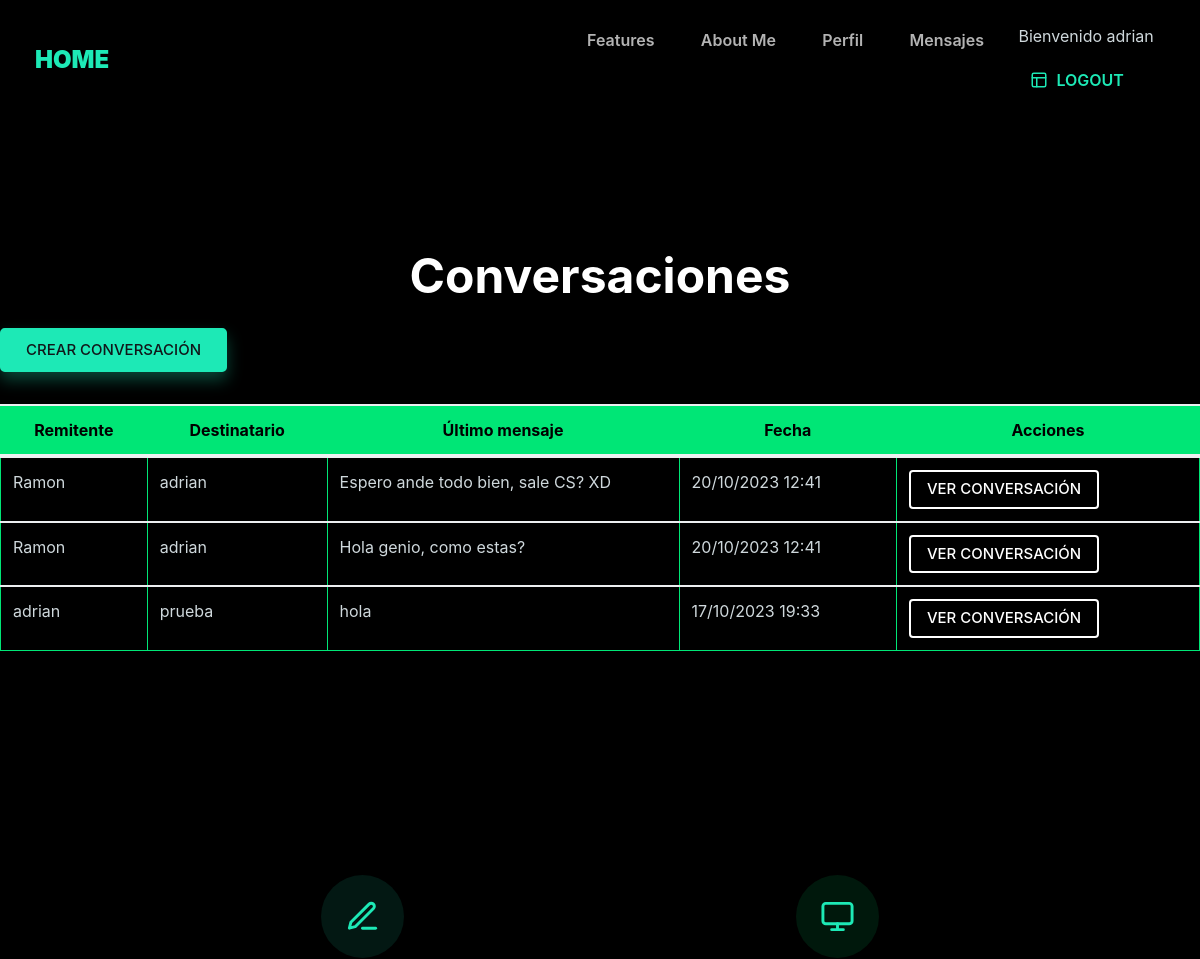
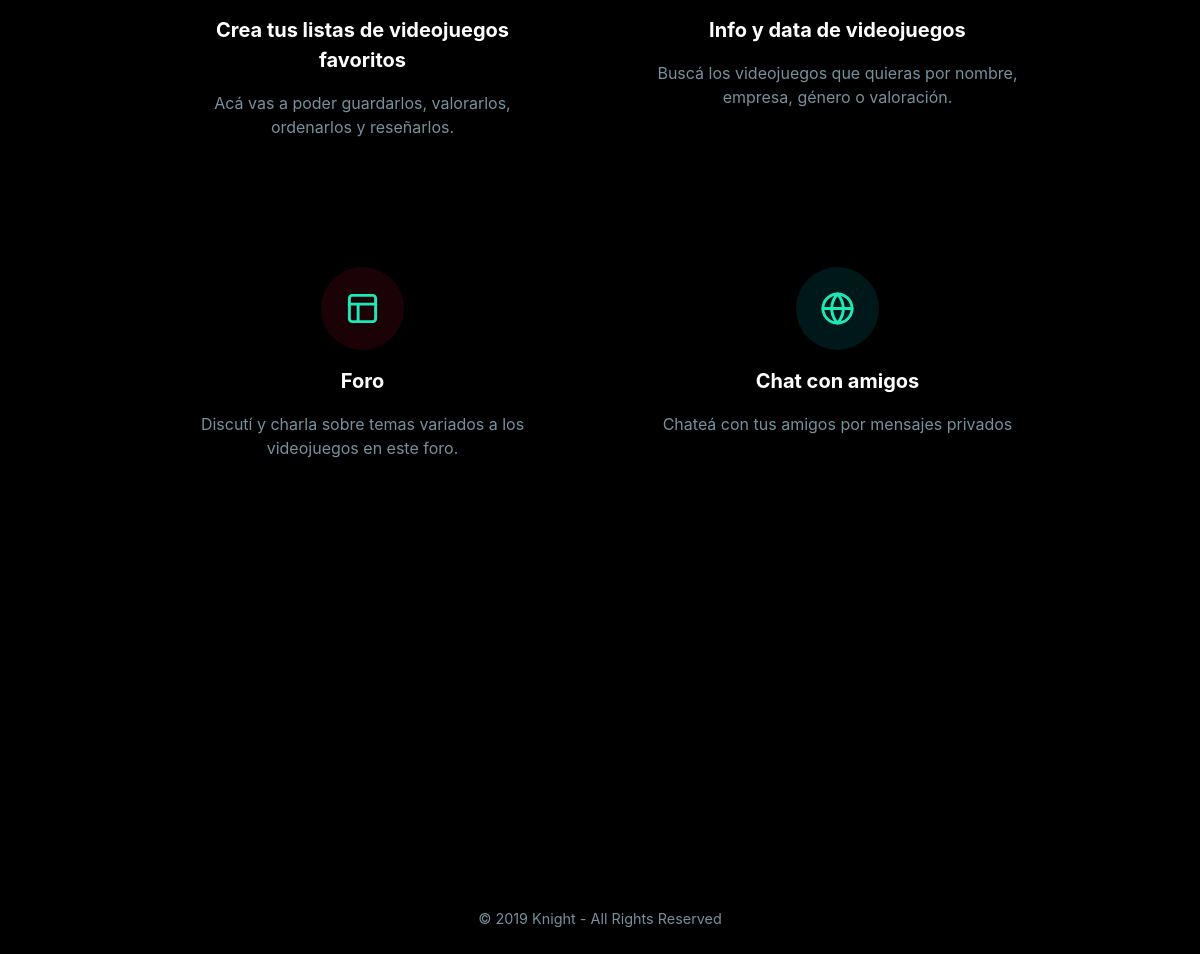
The page /inbox (signed in) on the database its author committed (2 pictures, top to bottom).
### AppMensajes/models.py (models this page shows, shortened)
class Mensajes(models.Model):
    remitente = models.ForeignKey(User, on_delete=models.CASCADE, related_name='mensajes_enviados')
    destinatario = models.ForeignKey(User, on_delete=models.CASCADE, related_name='mensajes_recibidos')
    mensaje = models.TextField()
    timestamp = models.DateTimeField(auto_now_add=True)

### AppMensajes/views.py (the view)
# urls.py: path('inbox', ConversacionListView.as_view(), name='Inbox'),
class ConversacionListView(LoginRequiredMixin, ListView):
    model = Mensajes
    context_object_name = 'conversaciones'
    template_name = 'conversacion_list.html'
    def get_queryset(self):
        return Mensajes.objects.filter(
            models.Q(remitente=self.request.user) | models.Q(destinatario=self.request.user)
        ).distinct().order_by('-timestamp')

### AppMensajes/templates/conversacion_list.html
{% extends 'base.html' %}
{% load static %}
{% block contenidoQCambia %}
<link rel="stylesheet" type="text/css" href="{% static 'conversacion_list.css' %}">
<h1>Conversaciones</h1>
  <a href="{% url 'AppMensajes:CrearConversacion' %}" class="btn btn-primary mb-3">Crear conversación</a>
  <table class="table">
    <thead>
      <tr>
        <th class="columna-remitente">Remitente</th>
        <th class="columna-destinatario">Destinatario</th>
        <th class="columna-ultimomensaje">Último mensaje</th>
        <th class="columna-fecha">Fecha</th>
        <th class="columna-acciones">Acciones</th>
      </tr>
    </thead>
    <tbody>
      {% for conversacion in conversaciones %}
        <tr>
          <td>{{ conversacion.remitente }}</td>
          <td>{{ conversacion.destinatario }}</td>
          <td>{{ conversacion.mensaje }}</td>
          <td>{{ conversacion.timestamp|date:"d/m/Y H:i" }}</td>
          <td><a href="{% url 'AppMensajes:VerConversacion' conversacion.id %}" class="btn btn-sm btn-outline-secondary">Ver conversación</a></td>
        </tr>
      {% empty %}
        <tr>
          <td colspan="5">No hay conversaciones disponibles</td>
        </tr>
      {% endfor %}
    </tbody>
  </table>
{% endblock %}

### AppBase/templates/base.html (shortened to what this page needs)
<!doctype html>
<html lang="en">
<head>
    {% load static %}
    <link href="https://rsms.me/inter/inter-ui.css" rel="stylesheet">
    <link rel="stylesheet" href="https://cdnjs.cloudflare.com/ajax/libs/font-awesome/4.7.0/css/font-awesome.min.css">
    <link rel="stylesheet" href="https://cdnjs.cloudflare.com/ajax/libs/slick-carousel/1.8.1/slick.min.css">
    <link rel="stylesheet" href="https://cdnjs.cloudflare.com/ajax/libs/slick-carousel/1.8.1/slick-theme.min.css">
    <link rel="stylesheet" href="{% static 'css/default.css'%}" id="theme-color">
</head>
<body>
<section class="smart-scroll">
    <div class="container-fluid">
        <nav class="navbar navbar-expand-md navbar-dark">
            <a class="navbar-brand heading-black" href="{% url 'Inicio' %}">
                HOME
            </a>
            <div class="collapse navbar-collapse" id="navbarCollapse">
                <ul class="navbar-nav ml-auto">
                    <li class="nav-item">
                        <a class="nav-link page-scroll" href="#features">Features</a>
                    </li>
                    <li class="nav-item">
                        <a class="nav-link page-scroll" href="{% url 'AboutMe' %}">About Me</a>
                    </li>
                    {% if user.is_authenticated %}
                    <li class="nav-item">
                        <a class="nav-link page-scroll" href="{% url 'Perfil' %}">Perfil</a>
                    </li>
                    {% endif %}
                    {% if user.is_authenticated %}
                    <li class="nav-item">
                        <a class="nav-link page-scroll" href="{% url 'AppMensajes:Inbox' %}">Mensajes</a>
                    </li>
                    {% endif %}
                    <li class="nav-item">
                    {% if user.is_authenticated %}
                        <p>Bienvenido {{user.username}}</p>
                        <a class="nav-link page-scroll d-flex flex-row align-items-center text-primary" href="{% url 'Logout' %}">
                            <em data-feather="layout" width="18" height="18" class="mr-2"></em>
                            LOGOUT
                        </a>
                    {% else %}
                        <a class="nav-link page-scroll d-flex flex-row align-items-center text-primary" href="{% url 'Login' %}">
                            <em data-feather="layout" width="18" height="18" class="mr-2"></em>
                            LOGIN
                        </a>
                    {% endif %}
                    </li>
                </ul>
            </div>
        </nav>
    </div>
</section>
{% if user.is_authenticated %}
<br>
<br>
<br>
<br>
<br>
<br>
<br>
<br>
<br>
<br>
{% endif %}
{% block contenidoQCambia %}
{% endblock contenidoQCambia %}
<section class="pt-6 pb-7" id="features">
    <div class="container">
        <div class="row mt-5">
            <div class="col-md-10 mx-auto">
                <div class="row feature-boxes">
                    <div class="col-md-6 box">
                        <div class="icon-box box-primary">
                            <a href="{% url 'ListaVideojuegos' %}">
                                <div class="icon-box-inner">
                                    <span data-feather="edit-3" width="35" height="35"></span>
                                    </div>
                                </div>
                        <h5>Crea tus listas de videojuegos favoritos</h5>
                        <p class="text-muted">Acá vas a poder guardarlos, valorarlos, ordenarlos y reseñarlos.</p>
                    </div>
                    <div class="col-md-6 box">
                        <div class="icon-box box-success">
                            <a href="{% url 'BusquedaVideojuegos' %}">
                                <div class="icon-box-inner">
                                    <span data-feather="monitor" width="35" height="35"></span>
                                </div>
                            </a>
                        </div>
                        <h5>Info y data de videojuegos</h5>
                        <p class="text-muted">Buscá los videojuegos que quieras por nombre, empresa, género o valoración.</p>
                    </div>
                    <div class="col-md-6 box">
                        <div class="icon-box box-danger">
                            <a href="{% url 'Foro' %}">
                                <div class="icon-box-inner">
                                    <span data-feather="layout" width="35" height="35"></span>
                                </div>
                            </a>
                        </div>
                        <h5>Foro</h5>
                        <p class="text-muted">Discutí y charla sobre temas variados a los videojuegos en este foro.</p>
                    </div>
                    <div class="col-md-6 box">
                        <div class="icon-box box-info">
                            <a href="{% url 'AppMensajes:Inbox' %}">
                                <div class="icon-box-inner">
                                    <span data-feather="globe" width="35" height="35"></span>
                                </div>
                            </a>
                        </div>
                        <h5>Chat con amigos</h5>
                        <p class="text-muted">Chateá con tus amigos por mensajes privados</p>
                    </div>
                </div>
            </div>
        </div>
        </div>
</section>
<footer class="py-6">
        <div class="row mt-5">
            <div class="col-12 text-muted text-center small-xl">
                &copy; 2019 Knight - All Rights Reserved
            </div>
        </div>
</footer>
</body>
</html>

### AppMensajes/static/conversacion_list.css (style rules this page uses)
h1 { text-align: center; }
table { border-collapse: collapse; width: 100%; text-align: center; margin-top: 1rem; }
th, td { border: 1px solid #00e676; padding: 8px; }
th { background-color: #00e676; }
td { max-width: 250px; text-align: justify; }
tbody tr td:first-child { text-align: left; }
tbody tr td:nth-child(2), tbody tr td:nth-child(6) { width: 15%; }
tbody tr td:nth-child(3), tbody tr td:nth-child(4) { width: 20 }
.columna-remitente, .columna-destinatario, .columna-ultimomensaje, .columna-fecha, .columna-acciones { color: black; }

### rows shown on the page
Mensajes: remitente "Ramon", destinatario "adrian", mensaje "Espero ande todo bien, sale CS? XD", timestamp "20/10/2023 12:41"
Mensajes: remitente "Ramon", destinatario "adrian", mensaje "Hola genio, como estas?", timestamp "20/10/2023 12:41"
Mensajes: remitente "adrian", destinatario "prueba", mensaje "hola", timestamp "17/10/2023 19:33"

### other values the page prints
{{ user.username }} "adrian"
